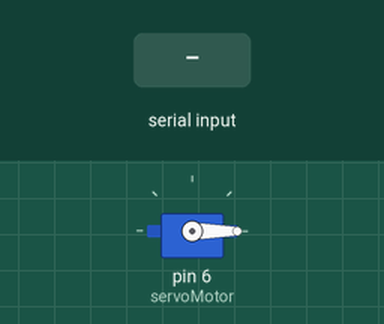
Simulated run of this sketch. Board: Arduino Uno, built with avr-gcc and run on an emulated ATmega328P. Shown: servo. Inputs (shaded band) come from the test bench.

Above: at 1.2 s.
1.3 s: "X" received over Serial
At 1.6 s:
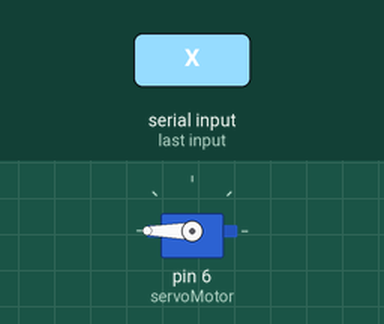
2.8 s: "Y" received over Serial
At 3.9 s:
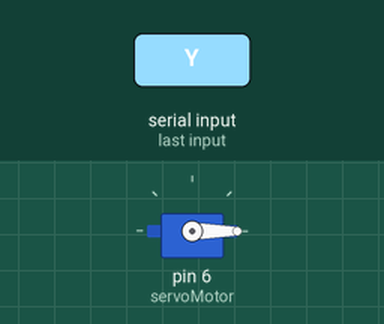
Timing chart, 0 to 5.8 s (numbered marks = the images above; inputs shaded):
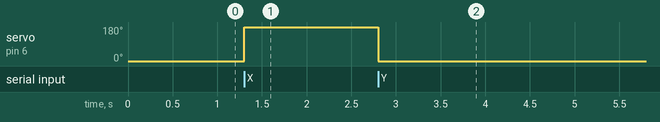

The sketch:

data.ino
```cpp
/*
  # Face tracking using arduino - Code #
  # Code by Harsh Dethe
  # 09 Sep 2018.
*/

#include<Servo.h>


Servo servoMotor;
char x;
long int v;


void setup() {
  // Iniciamos el monitor serie para mostrar el resultado
  Serial.begin(9600);

  // Iniciamos el servo para que empiece a trabajar con el pin 9
  servoMotor.attach(6);

  // Inicializamos al ángulo 0 el servomotor
  servoMotor.write(0);
}


void loop()
{
if(Serial.available()>0){
  x =Serial.read();
 if(x =='X'){
    servoMotor.write(180);
  }
 else if(x == 'Y'){
  servoMotor.write(0);
  }
  }
}
```

Measured:
- after the input at 1.3 s, servo on pin 6 (servoMotor): 0° → 180° at once
- after the input at 2.8 s, servo on pin 6 (servoMotor): 180° → 0° at once
